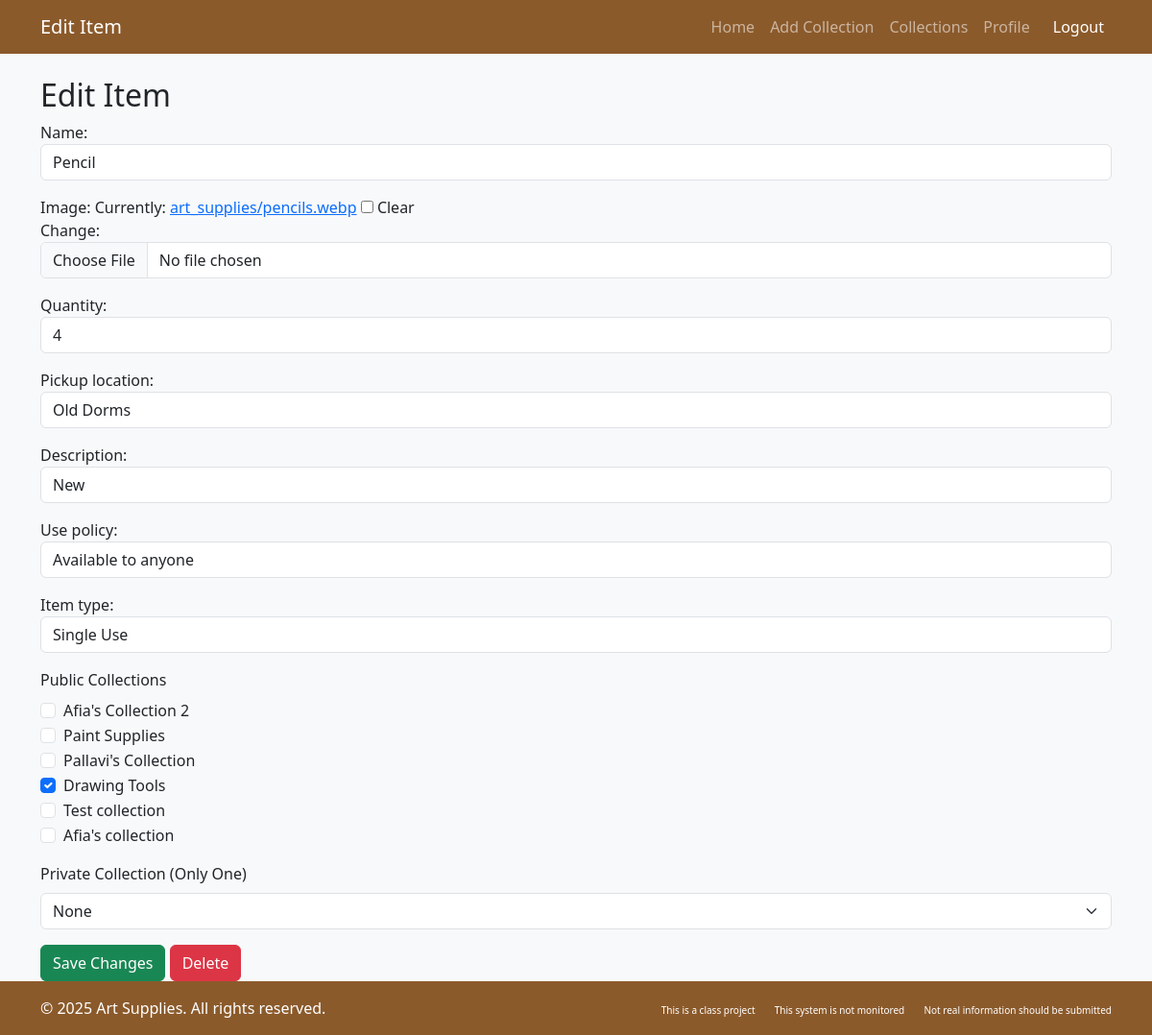
/6/edit_item/, run on an earlier commit of the app's database.
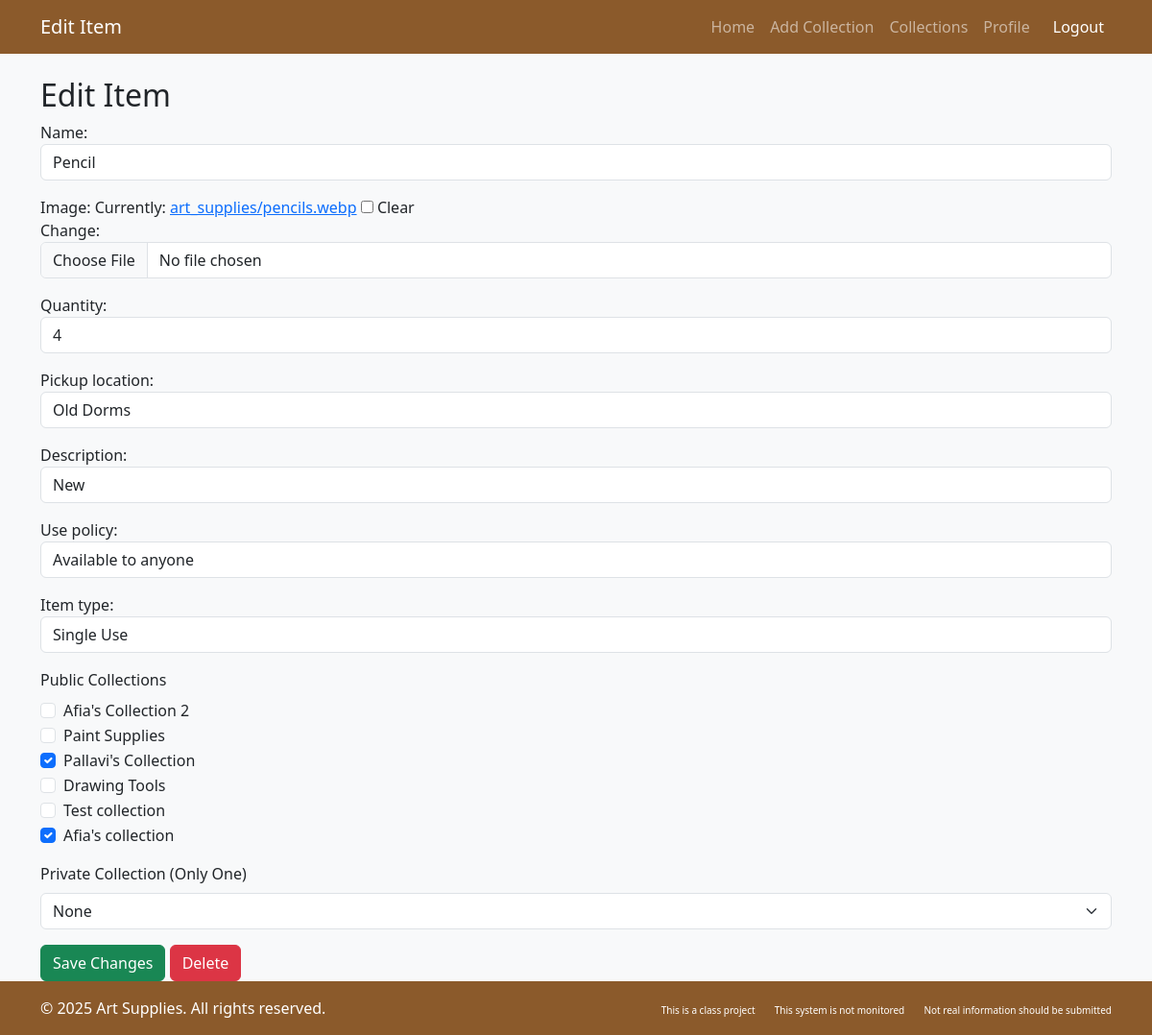
And on a later commit of the database.
### artlibrary/models.py (models this page shows, shortened)
class Collection(models.Model):
    title = models.CharField(max_length=255)
    description = models.TextField(blank=True, null=True)
    num_items = models.PositiveIntegerField(default=0)
    is_public = models.BooleanField(default=True)
    users = models.ManyToManyField(CustomUser, blank=True, related_name='collections')
    added_by = models.ForeignKey(CustomUser, on_delete=models.CASCADE, related_name='created_collections', default=2)
    art_supplies = models.ManyToManyField('ArtSupply', blank=True, related_name='collections_in')

class ArtSupply(models.Model):
    STATUS = [
        ('available', 'Available'),
        ('checked_out', 'Checked Out'),
    ]
    USE_TYPE=[
        ('single','Single Use'),
        ('multi','Multi Use'),
    ]
    name = models.CharField(max_length=255)
    image = models.ImageField(
        storage=S3Boto3Storage(),  # Ensures upload to S3
        upload_to='art_supplies/',  # S3 bucket folder
        null=True,
        blank=True
    )
    quantity = models.PositiveIntegerField()
    status = models.CharField(max_length=20, choices=STATUS, default='available')
    pickup_location = models.CharField(max_length=255)
    use_policy=models.TextField(null=True,blank=True)
    item_type=models.CharField(max_length=7,choices=USE_TYPE,default='multi')
    description = models.TextField(null=True, blank=True)
    added_by = models.ForeignKey(CustomUser, on_delete=models.CASCADE, related_name='added_items')
    borrowed_by = models.ForeignKey(CustomUser, on_delete=models.CASCADE, related_name='borrowed_items',null=True)
    borrow_history= models.ManyToManyField(CustomUser,blank=True, related_name='items_previously_borrowed')

### artlibrary/views.py (the view)
# urls.py: path('<int:id>/edit_item/', views.edit_item, name='edit_item'),
def edit_item(request, id):
    item = get_object_or_404(ArtSupply, id=id)
    all_collections = Collection.objects.all()
    private_collection=Collection.objects.filter(is_public=False,art_supplies=item)
    in_private=private_collection.exists()
    if request.method == "POST":
        form = AddArtSupplyForm(request.POST, instance=item)
        if form.is_valid():
            item = form.save(commit=False)
            for collection in Collection.objects.filter(art_supplies=item):
                collection.art_supplies.remove(item)
            selected_public_collections = Collection.objects.filter(id__in=request.POST.getlist("public_collections"))
            collection_id = request.POST.get("private_collection")
            if collection_id:
                selected_private_collection = Collection.objects.filter(id=request.POST.get("private_collection")).first()
                selected_private_collection.art_supplies.add(item)
            else:
                selected_private_collection = None
                for collection in selected_public_collections:
                        collection.art_supplies.add(item)
            item.save()
            return redirect("dashboard")
    else:
        form = AddArtSupplyForm(instance=item)
    return render(request, "artlibrary/edit_item.html", {
        "edit_item_form": form,
        "item": item,
        "collections": all_collections,
        "in_private":in_private,
    })

### artlibrary/forms.py
class AddArtSupplyForm(forms.ModelForm):
    class Meta:
        model = ArtSupply
        fields = ['name', 'image', 'quantity', 'pickup_location','description','use_policy','item_type']
        widgets = {
            'name': forms.TextInput(attrs={'class': 'form-control'}),
            'quantity': forms.NumberInput(attrs={'class': 'form-control'}),
            'pickup_location': forms.TextInput(attrs={'class': 'form-control'}),
            'image': forms.ClearableFileInput(attrs={'class': 'form-control'}),
            'description': forms.TextInput(attrs={'class': 'form-control'}),
            'use_policy':forms.TextInput(attrs={'class':'form-control'}),
            'item_type':forms.Select(attrs={'class':'form-control'}),
        }

### artlibrary/templates/artlibrary/edit_item.html (shortened to what this page needs)
{% load django_bootstrap5 %}
<!DOCTYPE html>
<html lang="en">
<head>
    {% bootstrap_css %}
</head>
<body class="bg-light">
    <nav class="navbar navbar-expand-lg navbar-dark bg-brown">
        <div class="container">
            <a class="navbar-brand" href="#">Edit Item</a>
            <div class="collapse navbar-collapse" id="navbarNav">
                <ul class="navbar-nav ms-auto">
                    <li class="nav-item"><a class="nav-link" href="{% url 'dashboard' %}">Home</a></li>
                    {% if request.user.user_role != "anonymous_user" %}
                    <li class="nav-item"><a class="nav-link" href="{% url 'add_collection' %}">Add Collection</a></li>
                    {% endif %}
                    <li class="nav-item"><a class="nav-link" href="{% url 'collections' %}">Collections</a></li>
                    {% if request.user.user_role != "anonymous_user" %}
                    <li class="nav-item"><a class="nav-link" href="{% url 'profile' %}">Profile</a></li>
                    {% endif %}
                    <li class="nav-item">
                        <a class="nav-link btn btn-danger btn-sm text-white ms-2" href="{% url 'logout' %}">Logout</a>
                    </li>
                </ul>
            </div>
        </div>
    </nav>
    <div class="container mt-4">
        <h2>Edit Item</h2>
        <form method="POST" enctype="multipart/form-data">
            {{ edit_item_form.as_p }}
            <div class="mb-3" id="public_collections_section">
                <label class="form-label">Public Collections</label>
                <div>
                    {% for collection in collections %}
                        {% if collection.is_public %}
                            <div class="form-check">
                                <input class="form-check-input" type="checkbox" name="public_collections" value="{{ collection.id }}" id="public_{{ collection.id }}"
                                    {% if item in collection.art_supplies.all %}checked{% endif %}>
                                <label class="form-check-label" for="public_{{ collection.id }}">
                                    {{ collection.title }}
                                </label>
                            </div>
                        {% endif %}
                    {% endfor %}
                </div>
            </div>
            <div class="mb-3">
                <label for="private_collection" class="form-label">Private Collection (Only One)</label>
                <select id="private_collection" name="private_collection" class="form-select">
                    <option value="">None</option>
                </select>
            </div>
            <button type="submit" name="edit_item" class="btn btn-success">Save Changes</button>
            {% if item.id %}
            <a href="{% url 'delete_item' item.id %}" class="btn btn-danger">Delete</a>
            {% endif %}
        </form>
    </div>
</body>
<footer class="py-3 bg-dark text-white mt-auto bg-brown">
    <div class="container">
        <div class="row">
            <div class="col-md-6">
                <p class="mb-0">&copy; 2025 Art Supplies. All rights reserved.</p>
            </div>
            <div class="col-md-6 text-md-end">
                <a href="#" class="text-white text-decoration-none me-3" style="font-size: 10px;">This is a class project</a>
                <a href="#" class="text-white text-decoration-none me-3" style="font-size: 10px;">This system is not monitored</a>
                <a href="#" class="text-white text-decoration-none" style="font-size: 10px;">Not real information should be submitted</a>
            </div>
        </div>
    </div>
</footer>
</body>
</html>

What changed in the data, as far as the page shows it:
computed for Collection "Pallavi's Collection": public_collections "☐" → "☑"
changed Collection "Drawing Tools": public_collections "☑" → "☐"
changed Collection "Afia's collection": public_collections "☐" → "☑"
